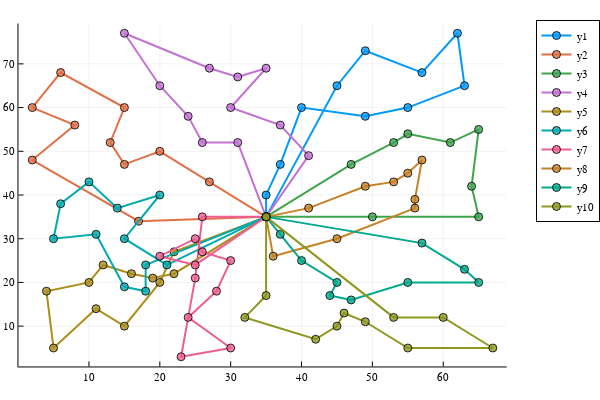

Notebook source saved alongside this figure:
### Code cell
plot_solution(p, best)

### Figure 1 — Plotly figure (JSON) as saved in the notebook; plotly's stock layout.template omitted (floating-point values rounded to 4 significant figures)
{"data": [{"colorbar": {"title": ""}, "legendgroup": "y1", "line": {"color": "rgba(0, 154, 250, 1.000)", "dash": "solid", "shape": "linear", "width": 2}, "marker": {"color": "rgba(0, 154, 250, 0.800)", "line": {"color": "rgba(0, 0, 0, 0.800)", "width": 1}, "size": 8, "symbol": "circle"}, "mode": "lines+markers", "name": "y1", "showlegend": true, "type": "scatter", "x": [35, 35, 37, 40, 49, 55, 63, 62, 57, 49, 45, 35], "xaxis": "x", "y": [35, 40, 47, 60, 58, 60, 65, 77, 68, 73, 65, 35], "yaxis": "y", "zmax": null, "zmin": null}, {"colorbar": {"title": ""}, "legendgroup": "y2", "line": {"color": "rgba(227, 111, 71, 1.000)", "dash": "solid", "shape": "linear", "width": 2}, "marker": {"color": "rgba(227, 111, 71, 0.800)", "line": {"color": "rgba(0, 0, 0, 0.800)", "width": 1}, "size": 8, "symbol": "circle"}, "mode": "lines+markers", "name": "y2", "showlegend": true, "type": "scatter", "x": [35, 27, 20, 15, 13, 15, 6, 2, 8, 2, 17, 35], "xaxis": "x", "y": [35, 43, 50, 47, 52, 60, 68, 60, 56, 48, 34, 35], "yaxis": "y", "zmax": null, "zmin": null}, {"colorbar": {"title": ""}, "legendgroup": "y3", "line": {"color": "rgba(62, 164, 78, 1.000)", "dash": "solid", "shape": "linear", "width": 2}, "marker": {"color": "rgba(62, 164, 78, 0.800)", "line": {"color": "rgba(0, 0, 0, 0.800)", "width": 1}, "size": 8, "symbol": "circle"}, "mode": "lines+markers", "name": "y3", "showlegend": true, "type": "scatter", "x": [35, 50, 65, 64, 65, 61, 55, 53, 47, 35], "xaxis": "x", "y": [35, 35, 35, 42, 55, 52, 54, 52, 47, 35], "yaxis": "y", "zmax": null, "zmin": null}, {"colorbar": {"title": ""}, "legendgroup": "y4", "line": {"color": "rgba(195, 113, 210, 1.000)", "dash": "solid", "shape": "linear", "width": 2}, "marker": {"color": "rgba(195, 113, 210, 0.800)", "line": {"color": "rgba(0, 0, 0, 0.800)", "width": 1}, "size": 8, "symbol": "circle"}, "mode": "lines+markers", "name": "y4", "showlegend": true, "type": "scatter", "x": [35, 31, 26, 24, 20, 15, 27, 31, 35, 30, 37, 41, 35], "xaxis": "x", "y": [35, 52, 52, 58, 65, 77, 69, 67, 69, 60, 56, 49, 35], "yaxis": "y", "zmax": null, "zmin": null}, {"colorbar": {"title": ""}, "legendgroup": "y5", "line": {"color": "rgba(172, 142, 24, 1.000)", "dash": "solid", "shape": "linear", "width": 2}, "marker": {"color": "rgba(172, 142, 24, 0.800)", "line": {"color": "rgba(0, 0, 0, 0.800)", "width": 1}, "size": 8, "symbol": "circle"}, "mode": "lines+markers", "name": "y5", "showlegend": true, "type": "scatter", "x": [35, 22, 19, 16, 12, 10, 4, 5, 11, 15, 20, 22, 35], "xaxis": "x", "y": [35, 22, 21, 22, 24, 20, 18, 5, 14, 10, 20, 27, 35], "yaxis": "y", "zmax": null, "zmin": null}, {"colorbar": {"title": ""}, "legendgroup": "y6", "line": {"color": "rgba(0, 170, 174, 1.000)", "dash": "solid", "shape": "linear", "width": 2}, "marker": {"color": "rgba(0, 170, 174, 0.800)", "line": {"color": "rgba(0, 0, 0, 0.800)", "width": 1}, "size": 8, "symbol": "circle"}, "mode": "lines+markers", "name": "y6", "showlegend": true, "type": "scatter", "x": [35, 21, 15, 20, 14, 10, 6, 5, 11, 15, 18, 18, 35], "xaxis": "x", "y": [35, 24, 30, 40, 37, 43, 38, 30, 31, 19, 18, 24, 35], "yaxis": "y", "zmax": null, "zmin": null}, {"colorbar": {"title": ""}, "legendgroup": "y7", "line": {"color": "rgba(237, 94, 147, 1.000)", "dash": "solid", "shape": "linear", "width": 2}, "marker": {"color": "rgba(237, 94, 147, 0.800)", "line": {"color": "rgba(0, 0, 0, 0.800)", "width": 1}, "size": 8, "symbol": "circle"}, "mode": "lines+markers", "name": "y7", "showlegend": true, "type": "scatter", "x": [35, 25, 20, 25, 26, 30, 28, 24, 30, 23, 25, 26, 35], "xaxis": "x", "y": [35, 24, 26, 30, 27, 25, 18, 12, 5, 3, 21, 35, 35], "yaxis": "y", "zmax": null, "zmin": null}, {"colorbar": {"title": ""}, "legendgroup": "y8", "line": {"color": "rgba(198, 130, 37, 1.000)", "dash": "solid", "shape": "linear", "width": 2}, "marker": {"color": "rgba(198, 130, 37, 0.800)", "line": {"color": "rgba(0, 0, 0, 0.800)", "width": 1}, "size": 8, "symbol": "circle"}, "mode": "lines+markers", "name": "y8", "showlegend": true, "type": "scatter", "x": [35, 41, 49, 53, 55, 57, 56, 56, 45, 36, 35], "xaxis": "x", "y": [35, 37, 42, 43, 45, 48, 39, 37, 30, 26, 35], "yaxis": "y", "zmax": null, "zmin": null}, {"colorbar": {"title": ""}, "legendgroup": "y9", "line": {"color": "rgba(0, 169, 141, 1.000)", "dash": "solid", "shape": "linear", "width": 2}, "marker": {"color": "rgba(0, 169, 141, 0.800)", "line": {"color": "rgba(0, 0, 0, 0.800)", "width": 1}, "size": 8, "symbol": "circle"}, "mode": "lines+markers", "name": "y9", "showlegend": true, "type": "scatter", "x": [35, 37, 40, 45, 44, 47, 55, 65, 63, 57, 35], "xaxis": "x", "y": [35, 31, 25, 20, 17, 16, 20, 20, 23, 29, 35], "yaxis": "y", "zmax": null, "zmin": null}, {"colorbar": {"title": ""}, "legendgroup": "y10", "line": {"color": "rgba(142, 151, 30, 1.000)", "dash": "solid", "shape": "linear", "width": 2}, "marker": {"color": "rgba(142, 151, 30, 0.800)", "line": {"color": "rgba(0, 0, 0, 0.800)", "width": 1}, "size": 8, "symbol": "circle"}, "mode": "lines+markers", "name": "y10", "showlegend": true, "type": "scatter", "x": [35, 35, 32, 42, 45, 46, 49, 55, 67, 60, 53, 35], "xaxis": "x", "y": [35, 17, 12, 7, 10, 13, 11, 5, 5, 12, 12, 35], "yaxis": "y", "zmax": null, "zmin": null}], "layout": {"annotations": [], "height": 400, "legend": {"bgcolor": "rgba(255, 255, 255, 1.000)", "bordercolor": "rgba(0, 0, 0, 1.000)", "borderwidth": 1, "font": {"color": "rgba(0, 0, 0, 1.000)", "family": "sans-serif", "size": 11}, "title": {"font": {"color": "rgba(0, 0, 0, 1.000)", "family": "sans-serif", "size": 15}, "text": ""}, "tracegroupgap": 0, "traceorder": "normal", "x": 1.05, "xanchor": "upper", "y": 1, "yanchor": "right"}, "margin": {"b": 20, "l": 0, "r": 0, "t": 20}, "paper_bgcolor": "rgba(255, 255, 255, 1.000)", "plot_bgcolor": "rgba(255, 255, 255, 1.000)", "showlegend": true, "width": 600, "xaxis": {"anchor": "y", "domain": [0.03619, 0.9934], "gridcolor": "rgba(0, 0, 0, 0.100)", "gridwidth": 0.5, "linecolor": "rgba(0, 0, 0, 1.000)", "mirror": false, "range": [0.05, 68.95], "showgrid": true, "showline": true, "showticklabels": true, "tickangle": 0, "tickcolor": "rgb(0, 0, 0)", "tickfont": {"color": "rgba(0, 0, 0, 1.000)", "family": "sans-serif", "size": 11}, "tickmode": "array", "ticks": "inside", "ticktext": ["10", "20", "30", "40", "50", "60"], "tickvals": [10, 20, 30, 40, 50, 60], "title": "", "titlefont": {"color": "rgba(0, 0, 0, 1.000)", "family": "sans-serif", "size": 15}, "type": "-", "visible": true, "zeroline": false, "zerolinecolor": "rgba(0, 0, 0, 1.000)"}, "yaxis": {"anchor": "x", "domain": [0.03762, 0.9902], "gridcolor": "rgba(0, 0, 0, 0.100)", "gridwidth": 0.5, "linecolor": "rgba(0, 0, 0, 1.000)", "mirror": false, "range": [0.78, 79.22], "showgrid": true, "showline": true, "showticklabels": true, "tickangle": 0, "tickcolor": "rgb(0, 0, 0)", "tickfont": {"color": "rgba(0, 0, 0, 1.000)", "family": "sans-serif", "size": 11}, "tickmode": "array", "ticks": "inside", "ticktext": ["10", "20", "30", "40", "50", "60", "70"], "tickvals": [10, 20, 30, 40, 50, 60, 70], "title": "", "titlefont": {"color": "rgba(0, 0, 0, 1.000)", "family": "sans-serif", "size": 15}, "type": "-", "visible": true, "zeroline": false, "zerolinecolor": "rgba(0, 0, 0, 1.000)"}}}
